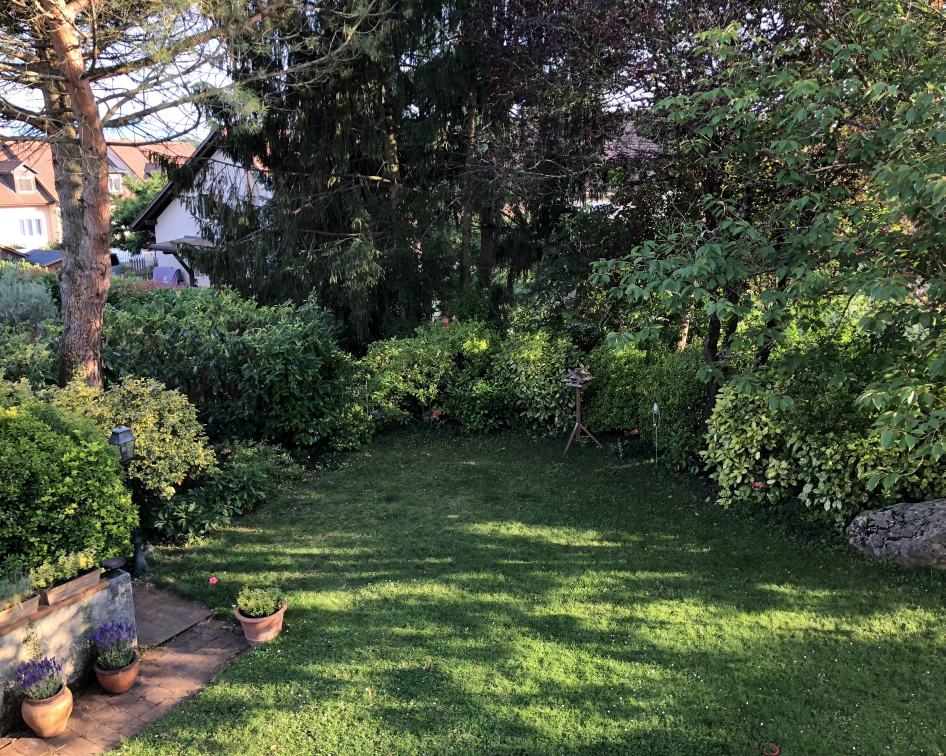
#> input picture input/raw/NA_0240.jpg, 3782 x 3024 px, found by its file name (shown at 1/4 size); its folder holds only this picture in this run
$ python svm_AD.py   (older library calls are emulated)
#> lines starting #> are read from the running program, lines starting #| are printed output that depends on the picture
### utils/ImagesProcessor.py
import os # Access Directories
import numpy as np # Process Data
import imageio # Read/Write Images
import skimage.transform as skitrans
import skimage.io as skio #Features extraction
import skimage.color as skicol #Features extraction
import cv2
from scipy.stats.mstats import gmean
#import models.CAE as cae
from skimage.feature import greycomatrix, greycoprops

class ImagesProcessor():

    # Initialize the class variables
    def __init__(self):
        self.input_imagesDir = 'input/'
        self.output_imagesDir = 'output/'

    ##########################################################################################
    ################################## I/O operations ########################################
    ##########################################################################################

    # Read the filename image and return it as a numpy array
    def readImage(self, filename):
#> called with filename = 'training/raw/NA_0240.jpg'
        return np.uint8(imageio.imread(filename))
#> returned value is the input picture: shape (3024, 3782, 3); mean R, G, B 74.2, 82.8, 62.9

    # Write the dir image from a numpy array
    def writeImage(self, img, dir):
        imageio.imwrite(dir, img[:, :, :])

    ##########################################################################################
    ################################## Images Manipulations ##################################
    ##########################################################################################

    # Resize Image to the correspondant shape
    def resizeImage(self, img, shape):
        #return skitrans.resize(img, shape)
        return cv2.resize(img , (shape[0], shape[1]))
#> returned value: shape (300, 300, 3)

    # Transform a 4 dimensional array into one single vector to feed the models
    # [47 lines left out: functions flattenImages, normalizeArray, sliceImage, extractGrayHistogram, not called in this run]

    def extractRGBHistogram(self,image):
        colors = []
        for color in range(image.shape[2]):
            band = image[:, :, color].reshape(-1)
            values, bins = np.histogram(band, range=(0, 255))
            colors += list(values)
        histogram = np.array(colors).astype('float')
        return histogram

    # [5 lines left out: function extractHUEHistogram, not called in this run]

    # From https://stackoverflow.com/questions/47745541/shadow-removal-in-python-opencv/48875676
    def extractChromaticity(self, image):
        img = cv2.cvtColor(image, cv2.COLOR_BGR2RGB)

        h, w = img.shape[:2]
#> h = 300; w = 300

        img = cv2.GaussianBlur(img, (5,5), 0)

        # Separate Channels
        r, g, b = cv2.split(img)

        im_sum = np.sum(img, axis=2)
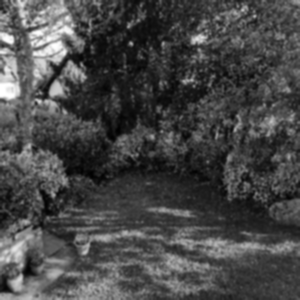
#> im_sum: shape (300, 300) uint64; min 6, max 765, mean 219.6; drawn with min black and max white
        im_mean = gmean(img, axis=2)

        # Create "normalized", mean, and rg chromaticity vectors
        #  We use mean (works better than norm). rg Chromaticity is
        #  for visualization
        n_r = np.ma.divide( 1.*r, g )
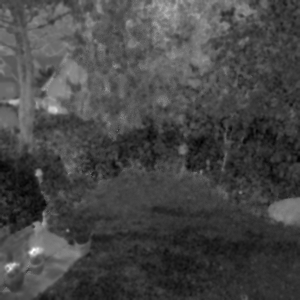
#> n_r: shape (300, 300) float64; min 0.319, max 1.96, mean 0.775; drawn with min black and max white
        n_b = np.ma.divide( 1.*b, g )

        mean_r = np.ma.divide(1.*r, im_mean)
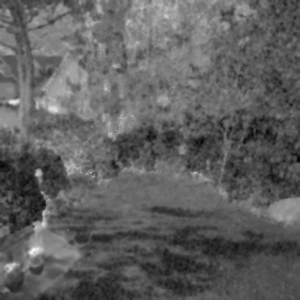
#> mean_r: shape (300, 300) float64; min 0.506, max 1.51, mean 0.881; drawn with min black and max white
        mean_g = np.ma.divide(1.*g, im_mean)
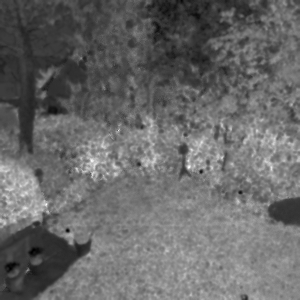
#> mean_g: shape (300, 300) float64; min 0.763, max 1.75, mean 1.17; drawn with min black and max white
        mean_b = np.ma.divide(1.*b, im_mean)
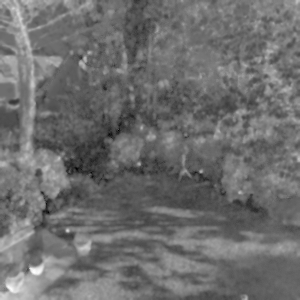
#> mean_b: shape (300, 300) float64; min 0.529, max 1.61, mean 0.994; drawn with min black and max white

        rg_chrom_r = np.ma.divide(1.*r, im_sum)
        rg_chrom_g = np.ma.divide(1.*g, im_sum)
        rg_chrom_b = np.ma.divide(1.*b, im_sum)
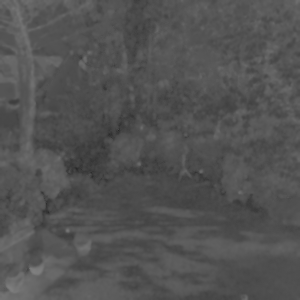
#> rg_chrom_b: shape (300, 300) float64; min 0.16, max 0.504, mean 0.327

        # Visualize rg Chromaticity --> DEBUGGING
        rg_chrom = np.zeros_like(img)

        rg_chrom[:,:,0] = np.clip(np.uint8(rg_chrom_r*255), 0, 255)
        rg_chrom[:,:,1] = np.clip(np.uint8(rg_chrom_g*255), 0, 255)
        rg_chrom[:,:,2] = np.clip(np.uint8(rg_chrom_b*255), 0, 255)
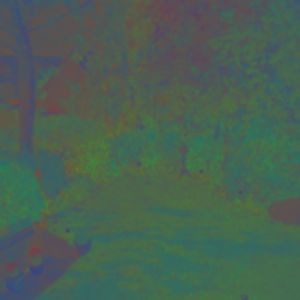
#> rg_chrom: shape (300, 300, 3); mean of channels 0, 1, 2 73.5, 97.2, 82.8; drawn as R, G, B

        return rg_chrom

   # [5 lines of commented-out code are left out]

    # [9 lines left out: function extractTexturefeatures, not called in this run]

# [12 lines of commented-out code are left out]

### svm_AD.py
import numpy as np
import matplotlib.pyplot as plt
import matplotlib.font_manager
from sklearn import svm
import os
import utils.ImagesProcessor as ip


TRAINING_RAW_PATH = "training/raw"
TRAINING_PATH = "training/processed"
INPUT_RAW_PATH = "input/raw"
INPUT_PATH = "input/processed"
OUTPUT_PATH = "output"
EXT_IMAGES = ".jpg"

IP = ip.ImagesProcessor()
InputShape = np.array([300, 300, 3])

directory = os.fsencode(TRAINING_RAW_PATH)
X_train = []
for file in os.listdir(directory):
	filename = os.fsdecode(file)
	if filename.lower().endswith(EXT_IMAGES):
		img = IP.readImage(TRAINING_RAW_PATH + "/" + filename)
		img = IP.resizeImage(img, InputShape[:-1])
		#colors_hist = IP.extractRGBHistogram(img)
		#texture = IP.
		chromaticity = IP.extractChromaticity(img)
		X_train.append(np.reshape(img, -1))

X_train = np.array(X_train)

# fit the model
clf = svm.OneClassSVM(nu=0.05, kernel="rbf", gamma=0.3)
clf.fit(X_train)
y_pred_train = clf.predict(X_train)
#> y_pred_train = [-1]
print(y_pred_train)
#| [-1]

# Get and process the inputs
directory = os.fsencode(INPUT_RAW_PATH)
X_test = []
for file in os.listdir(directory):
	filename = os.fsdecode(file)
	if filename.lower().endswith(EXT_IMAGES):
		img = IP.readImage(INPUT_RAW_PATH + "/" + filename)
		img = IP.resizeImage(img, InputShape[:-1])
		colors_hist = IP.extractRGBHistogram(img)
#> after the loop in extractRGBHistogram, `for color in range(image.shape[2]):`: colors = 30 values, max 24694 at index 21, min 714 at index 28, mean 9000
#> in extractRGBHistogram, `histogram = np.array(colors).astype('float')`: histogram has the same summary as colors
#> colors_hist has the same summary as colors in extractRGBHistogram
		chromaticity = np.reshape(IP.extractChromaticity(img), -1)

		print(filename + " - " + str(clf.predict(np.reshape(img, (1, -1)))))
#| NA_0240.jpg - [-1]
		#texture = IP.

		X_test.append(colors_hist)

#X_test = np.array(X_test)
#y_pred_test = clf.predict(X_test)
#print(y_pred_test)

'''
y_pred_outliers = clf.predict(X_outliers)
n_error_train = y_pred_train[y_pred_train == -1].size
n_error_test = y_pred_test[y_pred_test == -1].size
n_error_outliers = y_pred_outliers[y_pred_outliers == 1].size

# plot the line, the points, and the nearest vectors to the plane
Z = clf.decision_function(np.c_[xx.ravel(), yy.ravel()])
Z = Z.reshape(xx.shape)

plt.title("Novelty Detection")
plt.contourf(xx, yy, Z, levels=np.linspace(Z.min(), 0, 7), cmap=plt.cm.PuBu)
a = plt.contour(xx, yy, Z, levels=[0], linewidths=2, colors='darkred')
plt.contourf(xx, yy, Z, levels=[0, Z.max()], colors='palevioletred')

s = 40
b1 = plt.scatter(X_train[:, 0], X_train[:, 1], c='white', s=s, edgecolors='k')
b2 = plt.scatter(X_test[:, 0], X_test[:, 1], c='blueviolet', s=s,
                 edgecolors='k')
c = plt.scatter(X_outliers[:, 0], X_outliers[:, 1], c='gold', s=s,
                edgecolors='k')
plt.axis('tight')
plt.xlim((-5, 5))
plt.ylim((-5, 5))
plt.legend([a.collections[0], b1, b2, c],
           ["learned frontier", "training observations",
            "new regular observations", "new abnormal observations"],
           loc="upper left",
           prop=matplotlib.font_manager.FontProperties(size=11))
plt.xlabel(
    "error train: %d/200 ; errors novel regular: %d/40 ; "
    "errors novel abnormal: %d/40"
    % (n_error_train, n_error_test, n_error_outliers))
plt.show()
'''
